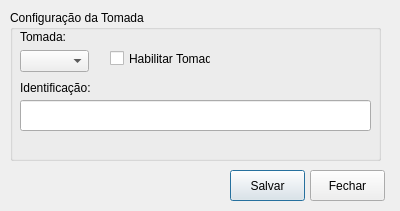
<?xml version="1.0" encoding="UTF-8"?>
<ui version="4.0">
 <class>dlgconfig_tomada</class>
 <widget class="QDialog" name="dlgconfig_tomada">
  <property name="geometry">
   <rect>
    <x>0</x>
    <y>0</y>
    <width>400</width>
    <height>211</height>
   </rect>
  </property>
  <property name="windowTitle">
   <string>Configurar Tomada</string>
  </property>
  <widget class="QGroupBox" name="groupBox">
   <property name="geometry">
    <rect>
     <x>10</x>
     <y>10</y>
     <width>371</width>
     <height>151</height>
    </rect>
   </property>
   <property name="title">
    <string>Configuração da Tomada</string>
   </property>
   <widget class="QComboBox" name="cbotomada">
    <property name="geometry">
     <rect>
      <x>10</x>
      <y>40</y>
      <width>69</width>
      <height>22</height>
     </rect>
    </property>
   </widget>
   <widget class="QLabel" name="label">
    <property name="geometry">
     <rect>
      <x>10</x>
      <y>20</y>
      <width>47</width>
      <height>13</height>
     </rect>
    </property>
    <property name="text">
     <string>Tomada:</string>
    </property>
   </widget>
   <widget class="QCheckBox" name="chktomada">
    <property name="geometry">
     <rect>
      <x>100</x>
      <y>40</y>
      <width>101</width>
      <height>17</height>
     </rect>
    </property>
    <property name="text">
     <string>Habilitar Tomada</string>
    </property>
   </widget>
   <widget class="QLineEdit" name="txttomada">
    <property name="geometry">
     <rect>
      <x>10</x>
      <y>90</y>
      <width>351</width>
      <height>31</height>
     </rect>
    </property>
    <property name="maxLength">
     <number>14</number>
    </property>
    <property name="alignment">
     <set>Qt::AlignCenter</set>
    </property>
   </widget>
   <widget class="QLabel" name="label_2">
    <property name="geometry">
     <rect>
      <x>10</x>
      <y>70</y>
      <width>81</width>
      <height>16</height>
     </rect>
    </property>
    <property name="text">
     <string>Identificação:</string>
    </property>
   </widget>
  </widget>
  <widget class="QPushButton" name="btn_salvar">
   <property name="geometry">
    <rect>
     <x>230</x>
     <y>170</y>
     <width>75</width>
     <height>31</height>
    </rect>
   </property>
   <property name="text">
    <string>Salvar</string>
   </property>
  </widget>
  <widget class="QPushButton" name="btn_fechar">
   <property name="geometry">
    <rect>
     <x>310</x>
     <y>170</y>
     <width>75</width>
     <height>31</height>
    </rect>
   </property>
   <property name="text">
    <string>Fechar</string>
   </property>
  </widget>
 </widget>
 <resources/>
 <connections>
  <connection>
   <sender>btn_fechar</sender>
   <signal>clicked()</signal>
   <receiver>dlgconfig_tomada</receiver>
   <slot>close()</slot>
   <hints>
    <hint type="sourcelabel">
     <x>347</x>
     <y>185</y>
    </hint>
    <hint type="destinationlabel">
     <x>199</x>
     <y>105</y>
    </hint>
   </hints>
  </connection>
 </connections>
</ui>
